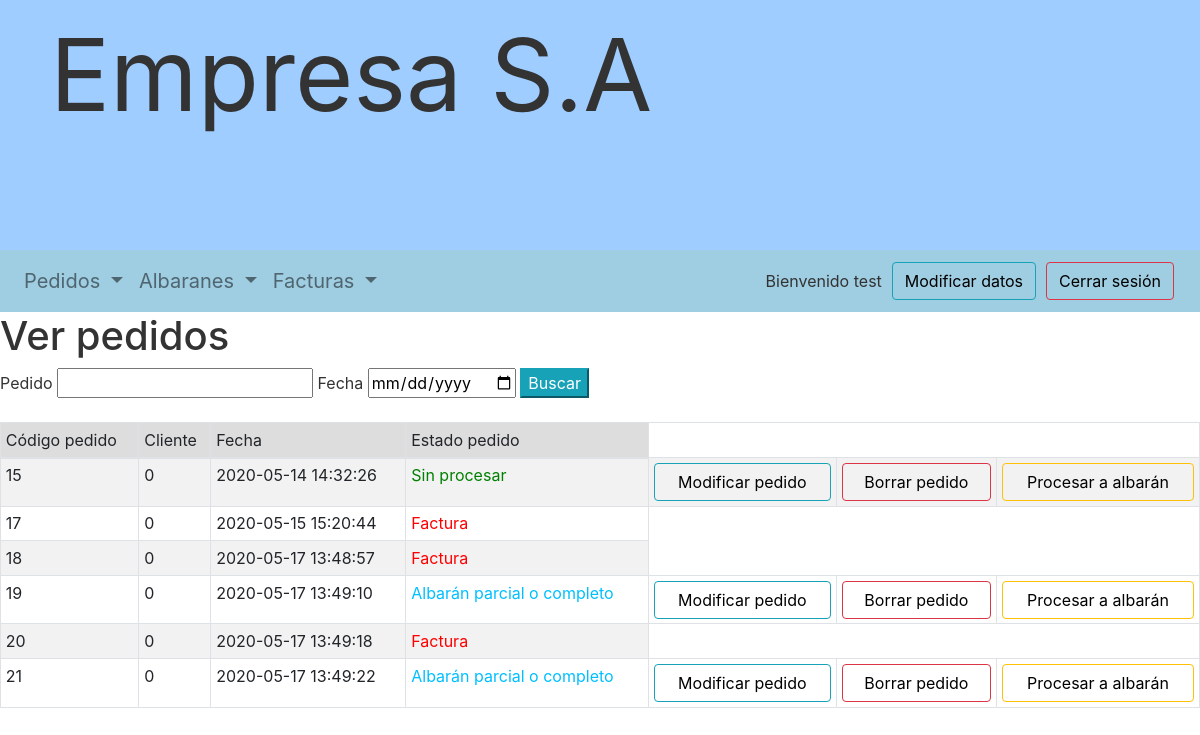
Screenshot of /cliente/ver_pedido.php (signed in) with the database file from the repository.
### tables this page shows
CREATE TABLE IF NOT EXISTS `pedidos` (
  `COD_PEDIDO` int(11) NOT NULL AUTO_INCREMENT,
  `COD_CLIENTE` int(11) NOT NULL,
  `FECHA` datetime DEFAULT NULL,
  `GENERADO_POR_CLIENTE` varchar(50) DEFAULT NULL,
  PRIMARY KEY (`COD_PEDIDO`),
  KEY `COD_CLIENTE` (`COD_CLIENTE`)
);

### cliente/ver_pedido.php (the view, shortened to what this page needs)
<?php
$conexion = conectar(USUARIO);
if(!isset($_POST['buscar'])){
    $consulta = "SELECT * FROM pedidos WHERE COD_CLIENTE = :cod";
    $parametros = ["cod" => $_SESSION['cliente']['COD_CLIENTE']];
    $resultado = $conexion->prepare($consulta);
    $resultado->execute($parametros);
}
$consulta1 = "SELECT *
FROM lineas_pedidos p join lineas_albaran a on p.COD_PEDIDO = a.COD_PEDIDO AND p.NUM_LINEA_PEDIDO = a.NUM_LINEA_PEDIDO";
$albaranes = $conexion->prepare($consulta1);
$albaranes->execute();
$arrayAlbaranes = $albaranes->fetchAll(PDO::FETCH_ASSOC);
$consulta2 = "SELECT *
FROM  lineas_albaran a join lineas_facturas f on a.NUM_LINEA_ALBARAN = f.NUM_LINEA_ALBARAN AND a.COD_ALBARAN = f.COD_ALBARAN";
$facturas = $conexion->prepare($consulta2);
$facturas->execute();
$arrayFacturas = $facturas->fetchAll(PDO::FETCH_ASSOC);
?>
<link rel="stylesheet" href="../bootstrap-sortable.css">
<h1>Ver pedidos</h1>
<form method='post' action=<?=$_SERVER['PHP_SELF']?>>
    Pedido <input type='number' name='pedido' id='pedido'> Fecha <input type='date' name='fecha' id='fecha'>
    <input type='submit' class='btn-info' value='Buscar' id='buscar' name='buscar'>
</form>
<br>
<table id="tabla" class="table table-striped table-bordered table-sm sortable" data-toggle="table" cellspacing="0">
    <thead>
    <tr>
        <th class="headerSortUp headerSortDown">Código pedido
        </th>
        <th>Cliente</th>
        <th class="th-sm">Fecha
        </th>
        <th>
            Estado pedido
        </th>
    </tr>
    </thead>
    <tbody>
    <?php
    while($pedido = $resultado->fetch(PDO::FETCH_ASSOC)){ ?>
    <tr>
        <td><?= $pedido['COD_PEDIDO'] ?></td>
        <td><?= $pedido['COD_CLIENTE'] ?></td>
        <td><?= $pedido['FECHA'] ?></td>
        <?php
        $esAlbaran = false;
        $esFactura = false;
        foreach ($arrayAlbaranes as $albaran) {
            if ($albaran["COD_PEDIDO"] == $pedido["COD_PEDIDO"]) {
                $esAlbaran = true;
                foreach ($arrayFacturas as $factura) {
                    if ($albaran["COD_ALBARAN"] == $factura["COD_ALBARAN"]) {
                        $esFactura = true;
                    }
                }
            }
        }
        if ($esFactura == true) {
            ?>
            <td style="color: red">Factura</td>
            <?php
        } elseif ($esAlbaran == true) {
            ?>
            <td style="color: deepskyblue">Albarán parcial o completo</td>
            <td><a class="btn btn-outline-info btn-default"
                   href=<?= "modificar_pedido_gestor.php?pedido=" . $pedido["COD_PEDIDO"] ?>>Modificar pedido</a>
            </td>
            <td><a class="btn btn-outline-danger btn-default"
                   href=<?= "borrar_pedido_gestor.php?pedido=" . $pedido["COD_PEDIDO"] ?>>Borrar pedido</a></td>
            <td><a class="btn btn-outline-warning btn-default"
                   href=<?= "pedido_albaran.php?pedido=" . $pedido["COD_PEDIDO"] ?>>Procesar a albarán</a></td>
        <?php } else {
            ?>
            <td style="color: green;">Sin procesar</td>
            <td><a class="btn btn-outline-info btn-default"
                   href=<?= "modificar_pedido_gestor.php?pedido=" . $pedido["COD_PEDIDO"] . "" ?>>Modificar
                    pedido</a></td>
            <td><a class="btn btn-outline-danger btn-default"
                   href=<?= "borrar_pedido_gestor.php?pedido=" . $pedido["COD_PEDIDO"] . "" ?>>Borrar pedido</a>
            </td>
            <td><a class="btn btn-outline-warning btn-default"
                   href=<?= "pedido_albaran.php?pedido=" . $pedido["COD_PEDIDO"] ?>>Procesar a albarán</a></td>
        <?php }
        }?>
    </tbody>
</table>

### trabajodaw.css (style rules this page uses)
body { color: #333; font-size: 1em; }
a:link, a:visited, a:hover, a:active { color: #000; text-decoration: none; }
table { background: #FFF; border-collapse: collapse; width: 100%; }
td, th { padding: 4px; border: 1px solid #CCC; overflow: hidden; text-align: left; vertical-align: middle; }
th { background-color: #DDD; font-weight: 400; }
th a, td a { display: block; width: 100%; }

### rows the page displays
pedidos: COD_PEDIDO "15", COD_CLIENTE "0", FECHA "2020-05-14 14:32:26"
pedidos: COD_PEDIDO "17", COD_CLIENTE "0", FECHA "2020-05-15 15:20:44", shows "Factura"
pedidos: COD_PEDIDO "18", COD_CLIENTE "0", FECHA "2020-05-17 13:48:57", shows "Factura"
pedidos: COD_PEDIDO "19", COD_CLIENTE "0", FECHA "2020-05-17 13:49:10"
pedidos: COD_PEDIDO "20", COD_CLIENTE "0", FECHA "2020-05-17 13:49:18", shows "Factura"
pedidos: COD_PEDIDO "21", COD_CLIENTE "0", FECHA "2020-05-17 13:49:22"

### other values shown
$_SESSION['cliente']['NICK'] "test"
